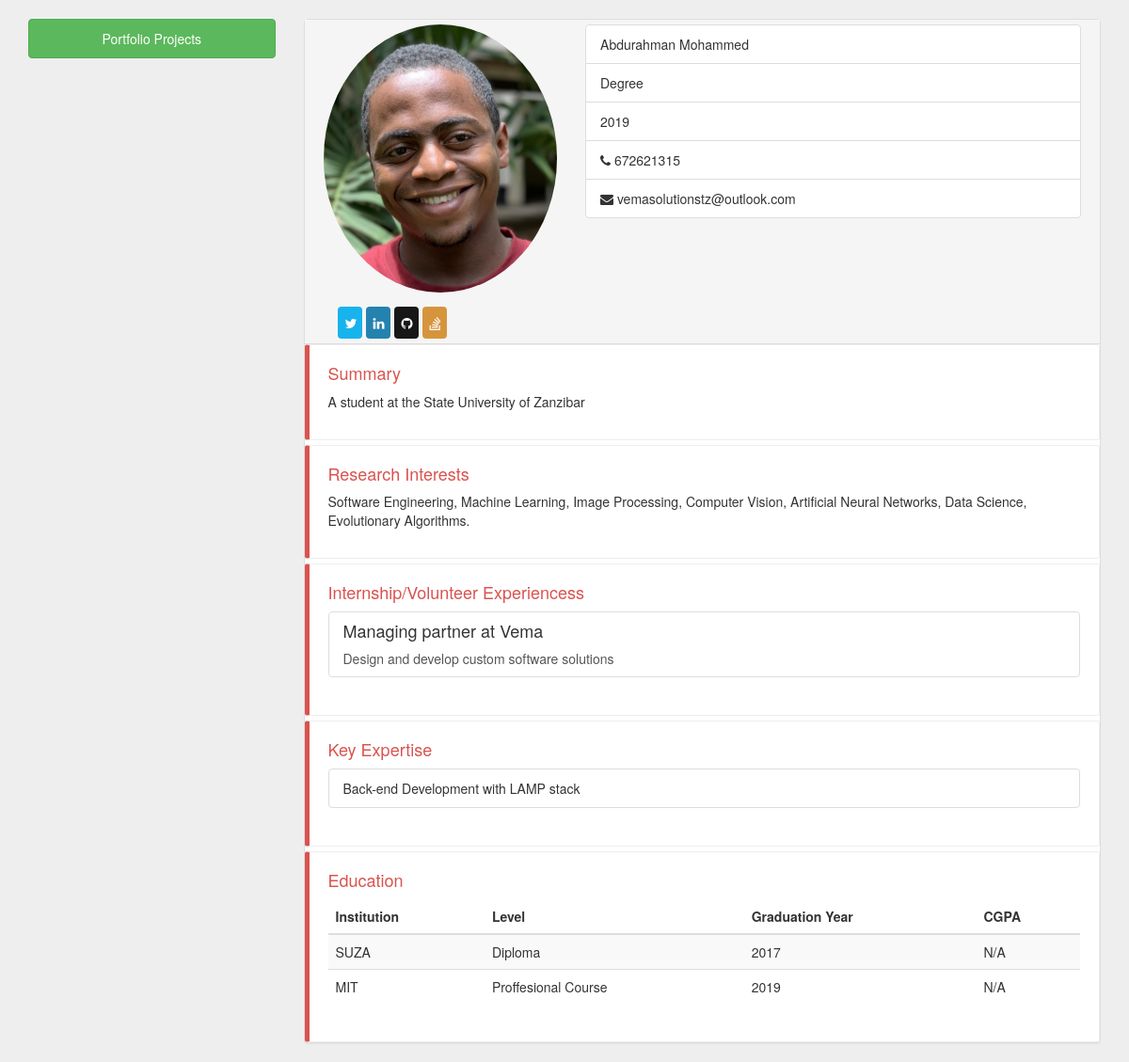
The page /alumnees/1/ on the database its author committed.
### alumnee/models.py (models this page shows, shortened)
class alumnee(models.Model):
    FullName = models.CharField(max_length=20,null=True)
    PersonalDescription = models.TextField(max_length=200,null=True)
    age = models.CharField(max_length=20,null=True)
    image = models.FileField(max_length=200,null=True)
    email = models.CharField(max_length=30,null=True)
    phone = models.CharField(max_length=30,null=True)
    adress = models.CharField(max_length=30,null=True)
    HighestEducation=models.CharField(max_length=30,null=True)
    graduationYear = models.CharField(max_length=30,null=True)
    Employed = models.BooleanField(default=False)

class internship(models.Model):
    alumnee = models.ForeignKey(alumnee, on_delete=models.CASCADE)
    institution = models.CharField(max_length=100,null=True)
    position = models.CharField(max_length=100,null=True)
    roles = models.TextField(max_length=100,null=True)

class education(models.Model):
     alumnee = models.ForeignKey(alumnee, on_delete=models.CASCADE)
     institution = models.CharField(max_length=100,null=True)
     level = models.CharField(max_length=100,null=True)
     year = models.CharField(max_length=100,null=True)
     grade = models.CharField(max_length=100,null=True)

### alumnee/views.py (the view)
# urls.py: url(r'^alumnees/(?P<alumnee_id>[0-9]+)/$', views.alumnee_details, name='detail'),
def alumnee_details(request, alumnee_id):
    try:
        alumnee_object = alumnee.objects.get(id=alumnee_id)
    except Exception as e:
        raise Http404("That Graduator does not exist")
    return render(request, 'alumnee/alumnee_details.html', { 'alumnee_object': alumnee_object })

### alumnee/templates/alumnee/alumnee_details.html (shortened to what this page needs)
<!DOCTYPE html>
{% load staticfiles %}
<html>
  <head>
    <link rel="stylesheet" href="{% static './alumnee_details/bootstrap.min.css' %}">
    <link rel="stylesheet" href=" {% static './alumnee_details/font-awesome.min.css' %}">
    <link rel="stylesheet" href=" {% static './alumnee_details/profile.css' %}">
  </head>
  <body>
        <div class="container">
        <div class="row">
            <div class="col-sm-3">
                <a href="portfolio" class="btn btn-success btn-block btn-compose-email">Portfolio Projects</a>
            </div>
            <div class="col-sm-9">
                <div class="panel panel-default">
                       <div class="panel-heading resume-heading">
                          <div class="row">
                             <div class="col-lg-12">
                                <div class="col-xs-12 col-sm-4">
                                   <figure>
                                      <img class="img-circle img-responsive" alt="" src="{{alumnee_object.image.url}}">
                                   </figure>
                                   <div class="row">
                                      <div class="col-xs-12 social-btns">
                                         <div class="col-xs-3 col-md-1 col-lg-1 social-btn-holder">
                                            <a href="#" class="btn btn-social btn-block btn-twitter">
                                            <i class="fa fa-twitter"></i> </a>
                                         </div>
                                         <div class="col-xs-3 col-md-1 col-lg-1 social-btn-holder">
                                            <a href="#" class="btn btn-social btn-block btn-linkedin">
                                            <i class="fa fa-linkedin"></i> </a>
                                         </div>
                                         <div class="col-xs-3 col-md-1 col-lg-1 social-btn-holder">
                                            <a href="#" class="btn btn-social btn-block btn-github">
                                            <i class="fa fa-github"></i> </a>
                                         </div>
                                         <div class="col-xs-3 col-md-1 col-lg-1 social-btn-holder">
                                            <a href="#" class="btn btn-social btn-block btn-stackoverflow">
                                            <i class="fa fa-stack-overflow"></i> </a>
                                         </div>
                                      </div>
                                   </div>
                                </div>
                                <div class="col-xs-12 col-sm-8">
                                   <ul class="list-group">
                                      <li class="list-group-item">{{alumnee_object.FullName}}</li>
                                      <li class="list-group-item">{{alumnee_object.HighestEducation}} </li>
                                      <li class="list-group-item">{{alumnee_object.graduationYear}}</li>
                                      <li class="list-group-item"><i class="fa fa-phone"></i> {{alumnee_object.phone}} </li>
                                      <li class="list-group-item"><i class="fa fa-envelope"></i> {{ alumnee_object.email }}</li>
                                   </ul>
                                </div>
                             </div>
                          </div>
                       </div>
                       <div class="bs-callout bs-callout-danger">
                          <h4>Summary</h4>
                          <p>
                            {{alumnee_object.PersonalDescription}}
                          </p>
                       </div>
                       <div class="bs-callout bs-callout-danger">
                          <h4>Research Interests</h4>
                          <p>
                             Software Engineering, Machine Learning, Image Processing,
                             Computer Vision, Artificial Neural Networks, Data Science,
                             Evolutionary Algorithms.
                          </p>
                       </div>
                       <div class="bs-callout bs-callout-danger">
                          <h4>Internship/Volunteer Experiencess</h4>
                          {% if alumnee_object.internship_set.all %}
                                  {% for internship in alumnee_object.internship_set.all %}
                                    <ul class="list-group">
                                     <a class="list-group-item inactive-link" href="#">
                                        <h4 class="list-group-item-heading"> {{internship.position}} at {{internship.institution}} </h4>
                                        <p class="list-group-item-text">
                                           {{internship.roles}}
                                        </p>
                                     </a>
                                     </ul>
                                    {% endfor %}
                                {% else %}
                                    <h4>The alumnee doesnt have any portfolio</h4>
                          {% endif %}
                       </div>
                       <div class="bs-callout bs-callout-danger">
                          <h4>Key Expertise</h4>
                          <ul class="list-group">
                             <li class="list-group-item"> Back-end Development with LAMP stack </li>
                          </ul>
                       </div>
                       <div class="bs-callout bs-callout-danger">
                          <h4>Education</h4>
                          <table class="table table-striped table-responsive ">
                             <thead>
                                <tr>
                                   <th>Institution</th>
                                   <th>Level</th>
                                   <th>Graduation Year</th>
                                   <th>CGPA</th>
                                </tr>
                             </thead>
                             <tbody>
                                {% if alumnee_object.education_set.all %}
                                    {% for education in alumnee_object.education_set.all %}
                                        <tr>
                                           <td>{{education.institution}}</td>
                                           <td>{{education.level}}</td>
                                           <td>{{education.year}}</td>
                                           <td> {{education.grade}} </td>
                                        </tr>
                                    {% endfor %}
                                {% else %}
                                    <h4>The alumnee doesnt have any portfolio</h4>
                                {% endif %}
                             </tbody>
                          </table>
                       </div>
                    </div>
                 </div>
            </div>
        </div>
  </body>
</html>

### alumnee/static/alumnee_details/profile.css (style rules this page uses)
body { margin-top:20px; background:#eee; }
.btn-compose-email { padding: 10px 0px; margin-bottom: 20px; }
.panel .panel-heading { padding: 5px; border-top-right-radius: 3px; border-top-left-radius: 3px; border-bottom: 1px solid #DDD; -moz-border-radius: 0px; -webkit-border-radius: 0px; border-radius: 0px; }
.btn-social { color: white; opacity:0.9; }
.btn-twitter { background-color: #00aced; opacity:0.9; }
.btn-linkedin { background-color:#0e76a8; opacity:0.9; }
.btn-github { background-color:#000000; opacity:0.9; }
.btn-stackoverflow { background-color: #D38B28; opacity: 0.9; }
.bs-callout { -moz-border-bottom-colors: none; -moz-border-left-colors: none; -moz-border-right-colors: none; -moz-border-top-colors: none; border-color: #eee; border-image: none; border-radius: 3px; border-style: solid; border-width: 1px 1px 1px 5px; margin-bottom: 5px; padding: 20px; }
.bs-callout:last-child { margin-bottom: 0px; }
.bs-callout h4 { margin-bottom: 10px; margin-top: 0; }
.bs-callout-danger { border-left-color: #d9534f; }
.bs-callout-danger h4 { color: #d9534f; }
.inactive-link { pointer-events: none; cursor: default; }
.resume-heading .social-btns { margin-top:15px; }
.resume-heading .social-btns i.fa { margin-left:-5px; }

### rows shown on the page
alumnee: image (picture), FullName "Abdurahman Mohammed", HighestEducation "Degree", graduationYear "2019", phone "672621315", email "vemasolutionstz@outlook.com", PersonalDescription "A student at the State University of Zanzibar"
internship: position "Managing partner", institution "Vema", roles "Design and develop custom software solutions"
education: institution "SUZA", level "Diploma", year "2017", grade "N/A"
education: institution "MIT", level "Proffesional Course", year "2019", grade "N/A"
